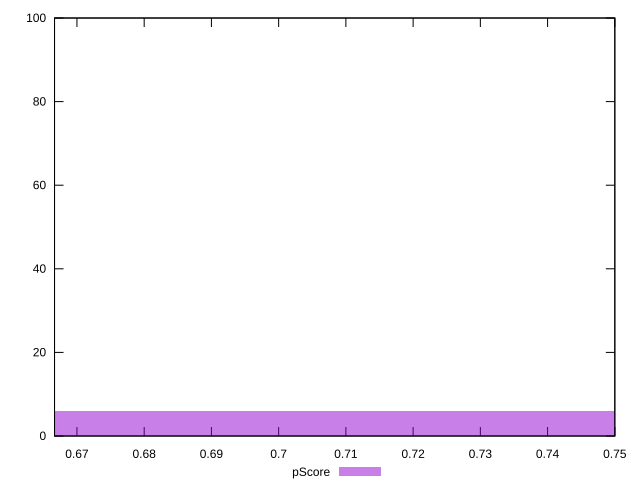

Here is the gnuplot script that generated this plot:
reset

$pScore <<EOF
0.8 94
0.7000000000000001 6
EOF

set key outside below
set boxwidth 0.1
set xrange [0.6666666666666666:0.75]
set yrange [0:100]
set trange [0:100]
set style fill transparent solid 0.5 noborder
set terminal svg size 640, 490 enhanced background rgb 'white'
set output "report_00009_2021-02-08T22-37-41.559Z/uses-text-compression/samples/pages+cached+noadtech+nomedia/pScore/histogram.svg"

plot $pScore title "pScore" with boxes

reset
